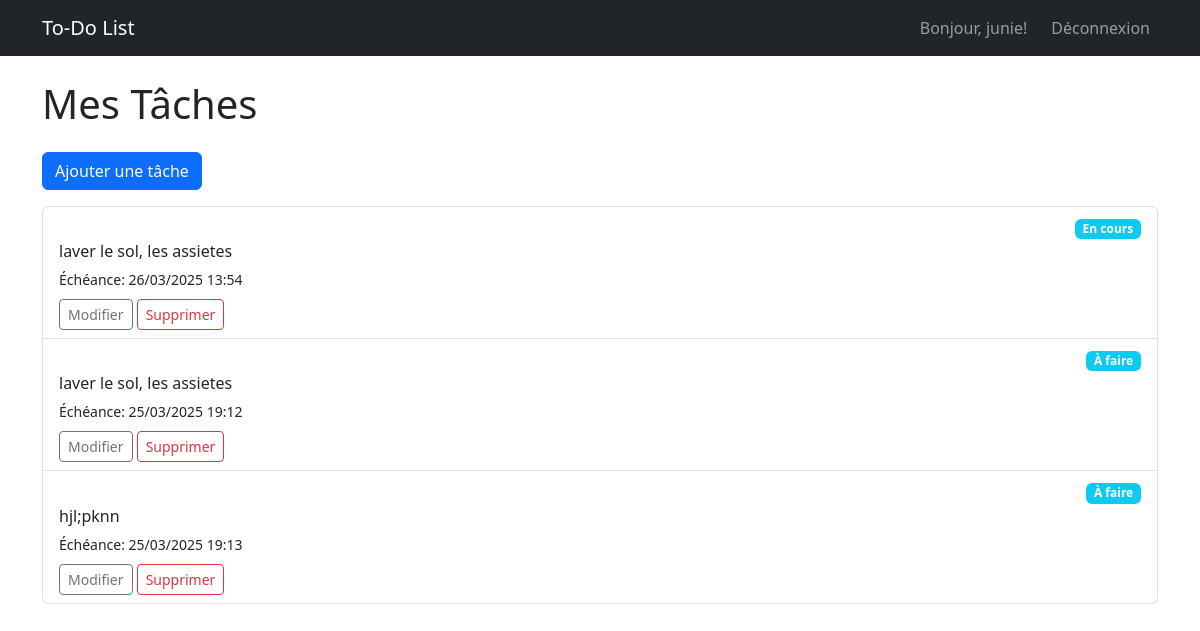
The app's page / (signed in) with its own data.
### list/models.py (models this page shows, shortened)
class Tache (models.Model):
    STATUS_CHOICES = [
        ('todo', 'À faire'),
        ('in_progress', 'En cours'),
        ('done', 'Terminé'),
    ]
    user = models.ForeignKey(User, on_delete=models.CASCADE, blank= True, null= True)
    status = models.CharField(max_length=20, choices=STATUS_CHOICES, default='todo')
    titre= models.CharField(max_length = 100)
    description= models.TextField(blank= True, null= True)
    date= models.DateTimeField(auto_now=True)

### list/views.py (the view)
# urls.py: path('', views.liste_tache, name='liste_tache'),
@login_required
def liste_tache (request):
    tache = Tache.objects.filter(user=request.user)
    champ_tri= request.GET.get('tri','titre')
    ordre_tri= request.GET.get('ordre','asc')
    champs_v=['titre','date']
    if champ_tri not in champs_v:
        champ_tri = 'nom_p'
    if ordre_tri == 'desc':
        champ_tri = f'-{champ_tri}'
    tache = tache.order_by(champ_tri)
    return render(request, 'list/liste_tache.html', {'tache': tache})

### list/templates/list/liste_tache.html (shortened to what this page needs)
{% extends 'base.html' %}
{% block content %}
    <h1 class="mb-4">Mes Tâches</h1>
    <a href="{% url 'ajouter_tache' %}" class="btn btn-primary mb-3">Ajouter une tâche</a>
    <div class="list-group">
        {% for tach in tache %}
            <div class="list-group-item">
                <div class="d-flex justify-content-between">
                    <div>
                        <span class="badge bg-{% if tache.status == 'done' %}success{% elif tache.status == 'in_progress' %}warning{% else %}info{% endif %}">
                            {{ tach.get_status_display }}
                        </span>
                    </div>
                </div>
                <p class="mb-1">{{ tach.description }}</p>
                <small>Échéance: {{ tach.date|date:"d/m/Y H:i" }}</small>
                <div class="mt-2">
                    <a href="{% url 'modifier_tache' tach.pk %}" class="btn btn-sm btn-outline-secondary">Modifier</a>
                    <a href="{% url 'supprimer_tache' tach.pk %}" class="btn btn-sm btn-outline-danger">Supprimer</a>
                </div>
            </div>
        {% empty %}
            <div class="alert alert-info">Aucune tâche pour le moment.</div>
        {% endfor %}
    </div>
{% endblock %}

### list/templates/base.html (shortened to what this page needs)
<!DOCTYPE html>
<html lang="fr">
<head>
    {% load static %}
<link rel="stylesheet" href="{% static 'static/bootstrap.min.css' %}">
    <link href="https://cdn.jsdelivr.net/npm/bootstrap@5.3.3/dist/css/bootstrap.min.css" rel="stylesheet">
    {% load crispy_forms_tags %}
</head>
<body>
    <nav class="navbar navbar-expand-lg navbar-dark bg-dark">
        <div class="container">
            <a class="navbar-brand" href="{% url 'liste_tache' %}">To-Do List</a>
            <div class="navbar-nav">
                {% if user.is_authenticated %}
                    <span class="navbar-text me-3">Bonjour, {{ user.username }}!</span>
                    <a class="nav-link" href="{% url 'deconnexion' %}">Déconnexion</a>
                {% else %}
                    <a class="nav-link" href="{% url 'connexion' %}">Connexion</a>
                    <a class="nav-link" href="{% url 'inscription' %}">Inscription</a>
                {% endif %}
            </div>
        </div>
    </nav>
    <div class="container mt-4">
        {% block content %}{% endblock %}
    </div>
</body>
</html>

### records on screen
Tache: status "En cours", description "laver le sol, les assietes", date "26/03/2025 13:54"
Tache: status "À faire", description "laver le sol, les assietes", date "25/03/2025 19:12"
Tache: status "À faire", description "hjl;pknn", date "25/03/2025 19:13"

### other values on screen
{{ user.username }} "junie"
